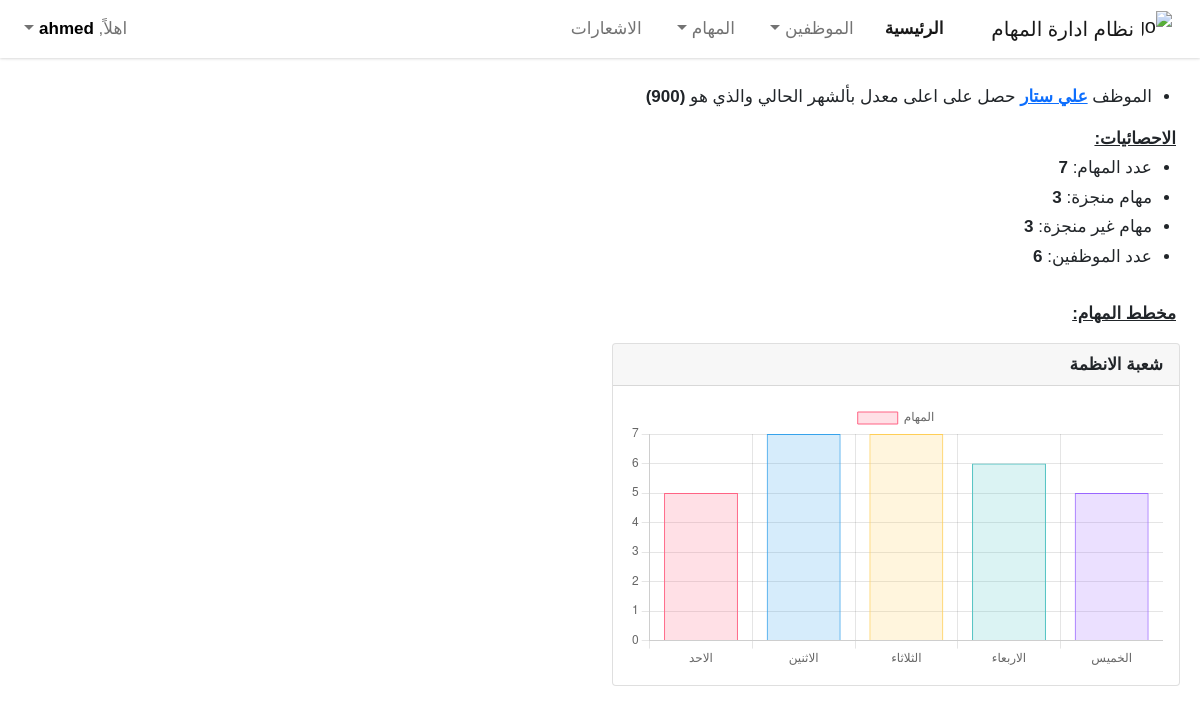
The page / (signed in) on the database as committed earlier.
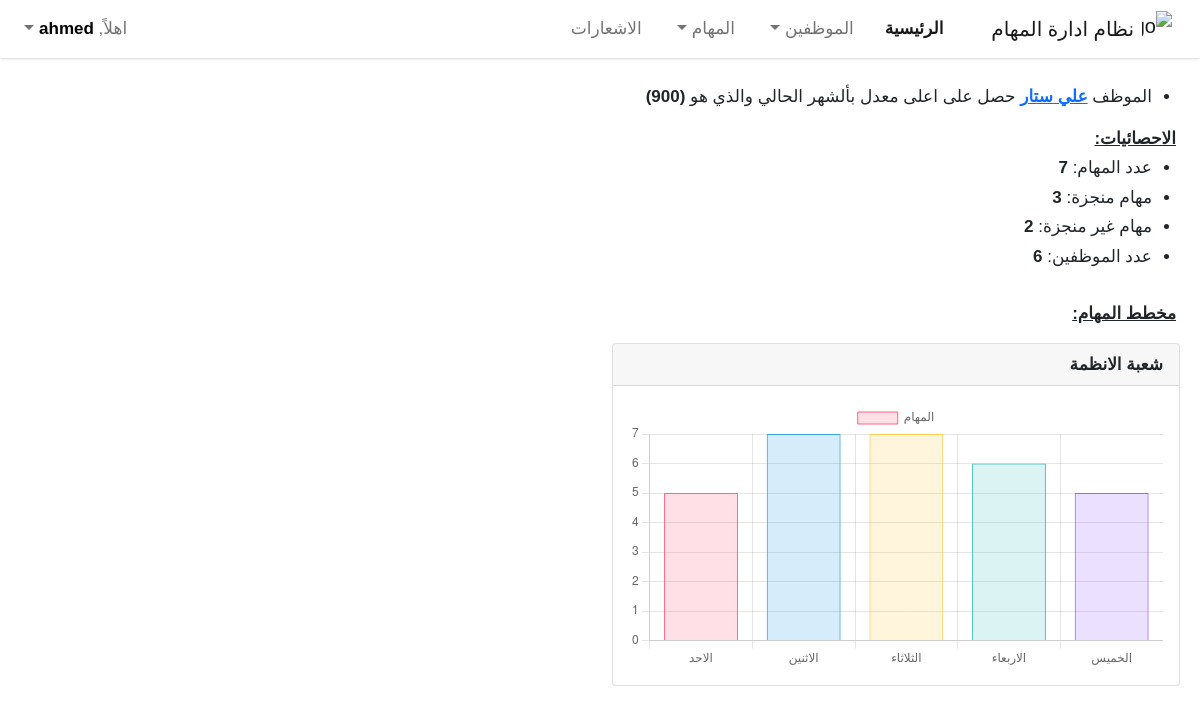
The same page on the database as committed later.
### myapp/models.py (models this page shows, shortened)
class Task(models.Model):
    user        = models.ForeignKey(User, on_delete=models.CASCADE)
    subject     = models.TextField(max_length=1000, blank=True, null=True)
    start_date  = models.CharField(max_length= 100, blank=True, null=True)
    end_date    = models.CharField(max_length=100, blank=True, null=True)
    start_day   = models.CharField(max_length=100, blank=True, null=True)
    end_day     = models.CharField(max_length=100, blank=True, null=True)
    no_of_users = models.IntegerField(default=0)
    employees   = models.ManyToManyField(User, related_name="employees")
    TASK_STATUS = [
      ("غير منجزة", "غير منجزة"),
      ("بأنتظار الموافقة", "بأنتظار الموافقة"),
      ("منجزة", "منجزة")
    ]
    status      = models.CharField(max_length=100, choices=TASK_STATUS, default="غير منجزة")
    rate        = models.SmallIntegerField(default=0)
    received    = models.BooleanField(default=False)
    active      = models.BooleanField(default=True)
    created_at  = models.DateTimeField(auto_now_add=True)
    def unread_employee_tasks(self, request):
        return sum(
            not task.received and request.user in task.employees.all()
            for task in Task.objects.all())
    def total_staff_tasks(self):
        return sum(not task.user.is_superuser for task in Task.objects.all())
    def total_achieved_tasks(self):
        return sum(task.status == "منجزة" and not task.user.is_superuser for task in Task.objects.all())
    def total_unachieved_tasks(self):
        return sum(task.status == "غير منجزة" and not task.user.is_superuser for task in Task.objects.all())

### myapp/views.py (the view)
# urls.py: path("", login_required(HomePageView.as_view()), name="home_page"),
class HomePageView(View):
  template_name = "index.html"
  def get(self, request):
    profile = Profile.objects.all()
    task    = Task.objects.prefetch_related("employees")
    return render(request, self.template_name,
      {
        "profile": profile[0],
        "task": task[0],
        "unreadable": task[0].unread_employee_tasks(request)
      }
    )

### myapp/models.py (called while the page is built)
    def get_all_employees(self):  # sourcery skip: simplify-generator
        return User.objects.all().count()

### templates/index.html (shortened to what this page needs)
<!DOCTYPE html>
<html lang="ar">
{% load static %}
<head>
  {% include "base/head.html" %}
</head>
<body>
  {% include "components/navbar.html" %}
  <main class="px-2" style="margin-top: 80px !important">
    <div class="container-fluid">
      <div class="row px-1">
        <div class="col-md-12">
          <ul class="px-4 statistics">
            <li class="pt-1">
              الموظف
              <a href="#"><b>علي ستار</b></a>
              حصل على اعلى معدل بألشهر الحالي
              والذي هو
              <b>(900)</b>
            </li>
          </ul>
        </div>
      </div>
    </div>
    <div class="container-fluid">
      <div class="row px-1">
        <div class="col-md-12">
          <u class="fw-bold">الاحصائيات:</u>
          <ul class="px-4 statistics">
            <li class="pt-1">عدد المهام: <b>{{task.total_staff_tasks}}</b></li>
            <li class="pt-1">مهام منجزة: <b>{{task.total_achieved_tasks}}</b></li>
            <li class="pt-1">مهام غير منجزة: <b>{{task.total_unachieved_tasks}}</b></li>
            <li class="pt-1">عدد الموظفين: <b>{{profile.get_all_employees}}</b></li>
          </ul>
        </div>
      </div>
    </div>
    <div class="container-fluid mt-3">
      <div class="row px-1">
        <u class="fw-bold">مخطط المهام:</u>
      </div>
      <div class="row mt-3">
        {% if user.is_superuser %}
        <div class="col-md-6">
          <div class="card">
            <div class="card-header fw-bold">شعبة الانظمة</div>
            <div class="card-body">
              <canvas class="chart"></canvas>
            </div>
          </div>
        </div>
        <div class="col-md-6">
          <div class="card">
            <div class="card-header fw-bold">الشعبة الفنية</div>
            <div class="card-body">
              <canvas class="chart"></canvas>
            </div>
          </div>
        </div>
        {% else %}
          {% if user.profile.division == "الانظمة" %}
          <div class="col-md-6">
            <div class="card">
              <div class="card-header fw-bold">شعبة الانظمة</div>
              <div class="card-body">
                <canvas class="chart"></canvas>
              </div>
            </div>
          </div>
          {% endif %}
        {% endif %}
      </div>
    </div>
  </main>
</body>
</html>

Rows that differ between the two databases and show on the page:
changed Task: total_unachieved_tasks "3" → "2"
